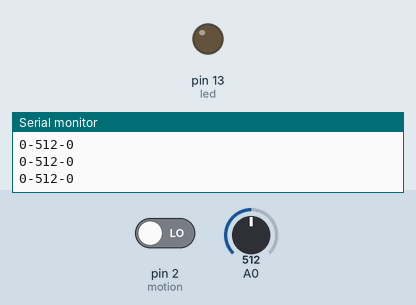
The sketch below on a simulated Arduino Uno, built with avr-gcc and run on an emulated ATmega328P. Parts: output pins drawn as LEDs (lit = HIGH), the last lines printed to the serial monitor. The inputs (shaded band) are chosen by the test bench; at power-on: pin 2 (motion) LOW, A0 = 512.

Above: at 1.2 s.
1.3 s: pin 2 (motion) driven HIGH
At 2.1 s:
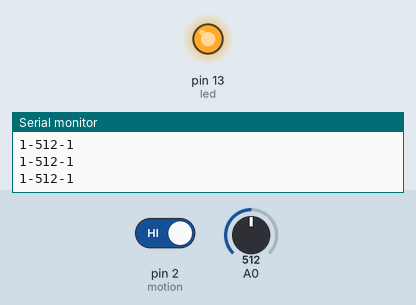
2.8 s: pin 2 (motion) driven LOW
At 3.2 s:
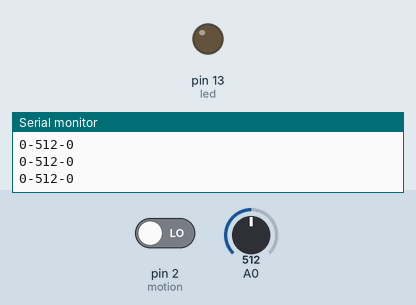
Timing chart, 0 to 5.8 s (numbered marks = the images above; inputs shaded):
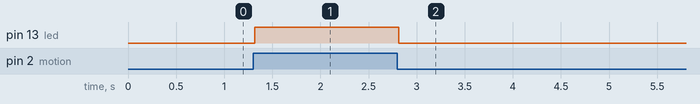

Measured:
- after the input at 1.3 s, pin 13 (led): LOW → HIGH at once
- after the input at 2.8 s, pin 13 (led): HIGH → LOW at once

The sketch:

withallsensors.ino
```cpp
int led = 13;    //pin for the LED
int motion = 2; // pin for motion sensor
int motion_value = 0; // motion sensor values
int led_value = 0;
int pirState = LOW;
byte prestate;
byte state = 1;
void setup() {
    Serial.begin(9600);
    pinMode(LED_BUILTIN, OUTPUT);
    pinMode(motion, INPUT);
    pinMode(led, OUTPUT);
}

void loop() {
  int light_value = analogRead(A0);
  motion_value = digitalRead(motion);
  led_value = digitalRead(led);
            Serial.print(motion_value);
            Serial.print("-");
            Serial.print(light_value);
            Serial.print("-");
            Serial.print(led_value);
            Serial.println();
            if(light_value < 500){
                digitalWrite(led, LOW);
                digitalWrite(led, LOW);
            }
            if(light_value > 500){
                if(motion_value == 1){
                    digitalWrite(led, HIGH);
                    digitalWrite(led, HIGH);
                }
                if(motion_value == 0) {
                    digitalWrite(led, LOW);
                }
            }
        }
```
